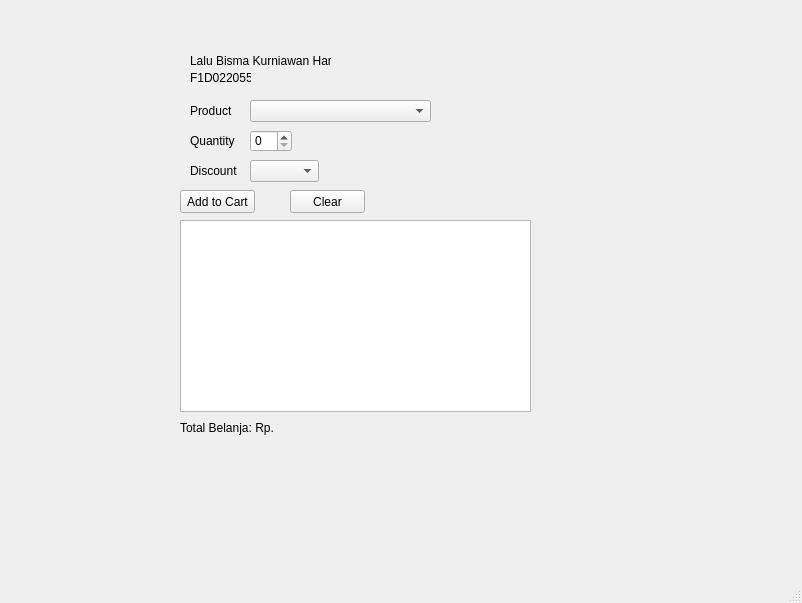
<?xml version="1.0" encoding="UTF-8"?>
<ui version="4.0">
 <class>MainWindow</class>
 <widget class="QMainWindow" name="MainWindow">
  <property name="geometry">
   <rect>
    <x>0</x>
    <y>0</y>
    <width>802</width>
    <height>603</height>
   </rect>
  </property>
  <property name="windowTitle">
   <string>MainWindow</string>
  </property>
  <widget class="QWidget" name="centralwidget">
   <widget class="QComboBox" name="productDropdown">
    <property name="geometry">
     <rect>
      <x>250</x>
      <y>100</y>
      <width>181</width>
      <height>22</height>
     </rect>
    </property>
   </widget>
   <widget class="QSpinBox" name="quantityInput">
    <property name="geometry">
     <rect>
      <x>250</x>
      <y>130</y>
      <width>42</width>
      <height>22</height>
     </rect>
    </property>
   </widget>
   <widget class="QComboBox" name="discountDropdown">
    <property name="geometry">
     <rect>
      <x>250</x>
      <y>160</y>
      <width>69</width>
      <height>22</height>
     </rect>
    </property>
   </widget>
   <widget class="QPushButton" name="addButton">
    <property name="geometry">
     <rect>
      <x>180</x>
      <y>190</y>
      <width>75</width>
      <height>23</height>
     </rect>
    </property>
    <property name="text">
     <string>Add to Cart</string>
    </property>
   </widget>
   <widget class="QPushButton" name="clearButton">
    <property name="geometry">
     <rect>
      <x>290</x>
      <y>190</y>
      <width>75</width>
      <height>23</height>
     </rect>
    </property>
    <property name="text">
     <string>Clear</string>
    </property>
   </widget>
   <widget class="QListWidget" name="cartDisplay">
    <property name="geometry">
     <rect>
      <x>180</x>
      <y>220</y>
      <width>351</width>
      <height>192</height>
     </rect>
    </property>
   </widget>
   <widget class="QLabel" name="label">
    <property name="geometry">
     <rect>
      <x>190</x>
      <y>100</y>
      <width>47</width>
      <height>21</height>
     </rect>
    </property>
    <property name="text">
     <string>Product</string>
    </property>
   </widget>
   <widget class="QLabel" name="label_2">
    <property name="geometry">
     <rect>
      <x>190</x>
      <y>130</y>
      <width>47</width>
      <height>21</height>
     </rect>
    </property>
    <property name="text">
     <string>Quantity</string>
    </property>
   </widget>
   <widget class="QLabel" name="label_3">
    <property name="geometry">
     <rect>
      <x>190</x>
      <y>160</y>
      <width>47</width>
      <height>21</height>
     </rect>
    </property>
    <property name="text">
     <string>Discount</string>
    </property>
   </widget>
   <widget class="QLabel" name="label_4">
    <property name="geometry">
     <rect>
      <x>190</x>
      <y>50</y>
      <width>141</width>
      <height>21</height>
     </rect>
    </property>
    <property name="maximumSize">
     <size>
      <width>141</width>
      <height>21</height>
     </size>
    </property>
    <property name="text">
     <string>Lalu Bisma Kurniawan Haris</string>
    </property>
   </widget>
   <widget class="QLabel" name="label_5">
    <property name="geometry">
     <rect>
      <x>190</x>
      <y>70</y>
      <width>61</width>
      <height>16</height>
     </rect>
    </property>
    <property name="text">
     <string>F1D022055</string>
    </property>
   </widget>
   <widget class="QLabel" name="totalLabel">
    <property name="geometry">
     <rect>
      <x>180</x>
      <y>420</y>
      <width>251</width>
      <height>16</height>
     </rect>
    </property>
    <property name="text">
     <string>Total Belanja: Rp.</string>
    </property>
   </widget>
  </widget>
  <widget class="QMenuBar" name="menubar">
   <property name="geometry">
    <rect>
     <x>0</x>
     <y>0</y>
     <width>802</width>
     <height>21</height>
    </rect>
   </property>
  </widget>
  <widget class="QStatusBar" name="statusbar"/>
 </widget>
 <resources/>
 <connections/>
</ui>
